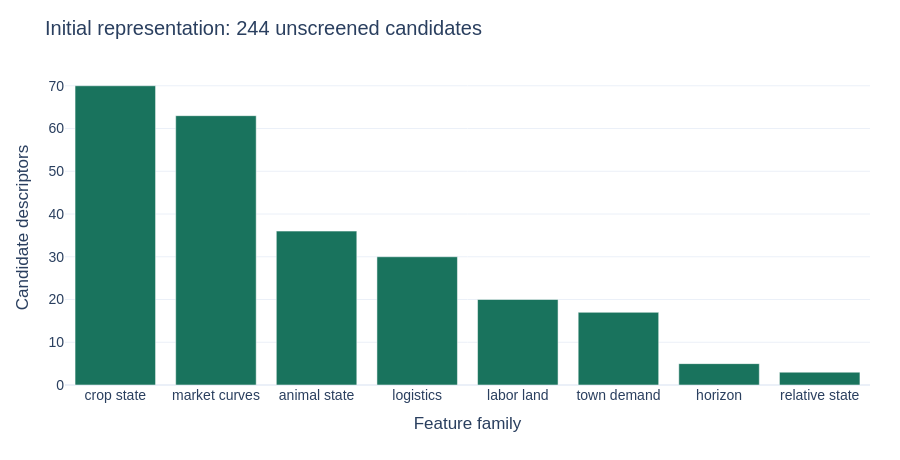

The notebook cell saved with this chart:
### Markdown cell above
### Information available at a decision

Both farms, their public crops/animals, worker positions, cash, market inventory/prices, and currently unlocked shops are visible. Only our own shed, carried inventory, and seeds are visible. The extractor excludes the episode seed, future shops, terminal reward, opponent private inventory, and future replay observations.

Temporal features in the next phase will use only earlier observations within the same episode. Target-derived encodings require episode-grouped out-of-fold fitting; a random split of turns would contaminate validation.

### Code cell
counts = registry.groupby("family").size().sort_values(ascending=False)
fig = go.Figure(
    go.Bar(
        x=[s.replace("_", " ") for s in counts.index],
        y=counts.tolist(),
        name="Unscreened candidates",
    )
)
fig.update_layout(
    title="Initial representation: 244 unscreened candidates",
    xaxis_title="Feature family",
    yaxis_title="Candidate descriptors",
)
show_figure(fig)

### Figure 1 — Plotly figure (JSON) as saved in the notebook; plotly's stock layout.template omitted (floating-point values rounded to 4 significant figures)
{"data": [{"name": "Unscreened candidates", "type": "bar", "x": ["crop state", "market curves", "animal state", "logistics", "labor land", "town demand", "horizon", "relative state"], "y": [70, 63, 36, 30, 20, 17, 5, 3]}], "layout": {"colorway": ["#19735d", "#d28b36", "#477eb5", "#995a77", "#78883c", "#7765ac", "#528f97", "#8a6d52"], "font": {"family": "Arial", "size": 14}, "height": 460, "margin": {"b": 75, "l": 65, "r": 30, "t": 70}, "title": {"text": "Initial representation: 244 unscreened candidates"}, "xaxis": {"title": {"text": "Feature family"}}, "yaxis": {"title": {"text": "Candidate descriptors"}}}}
